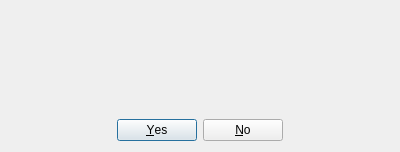
<?xml version="1.0" encoding="UTF-8"?>
<ui version="4.0">
 <class>Dialog</class>
 <widget class="QDialog" name="Dialog">
  <property name="geometry">
   <rect>
    <x>0</x>
    <y>0</y>
    <width>400</width>
    <height>152</height>
   </rect>
  </property>
  <property name="windowTitle">
   <string>Permission</string>
  </property>
  <layout class="QGridLayout" name="gridLayout">
   <item row="2" column="0">
    <widget class="QDialogButtonBox" name="buttonBox">
     <property name="orientation">
      <enum>Qt::Horizontal</enum>
     </property>
     <property name="standardButtons">
      <set>QDialogButtonBox::No|QDialogButtonBox::Yes</set>
     </property>
     <property name="centerButtons">
      <bool>true</bool>
     </property>
    </widget>
   </item>
   <item row="1" column="0">
    <widget class="QLabel" name="permissionLabel">
     <property name="text">
      <string/>
     </property>
     <property name="alignment">
      <set>Qt::AlignHCenter|Qt::AlignTop</set>
     </property>
    </widget>
   </item>
  </layout>
 </widget>
 <resources/>
 <connections>
  <connection>
   <sender>buttonBox</sender>
   <signal>accepted()</signal>
   <receiver>Dialog</receiver>
   <slot>accept()</slot>
   <hints>
    <hint type="sourcelabel">
     <x>248</x>
     <y>254</y>
    </hint>
    <hint type="destinationlabel">
     <x>157</x>
     <y>274</y>
    </hint>
   </hints>
  </connection>
  <connection>
   <sender>buttonBox</sender>
   <signal>rejected()</signal>
   <receiver>Dialog</receiver>
   <slot>reject()</slot>
   <hints>
    <hint type="sourcelabel">
     <x>316</x>
     <y>260</y>
    </hint>
    <hint type="destinationlabel">
     <x>286</x>
     <y>274</y>
    </hint>
   </hints>
  </connection>
 </connections>
</ui>
